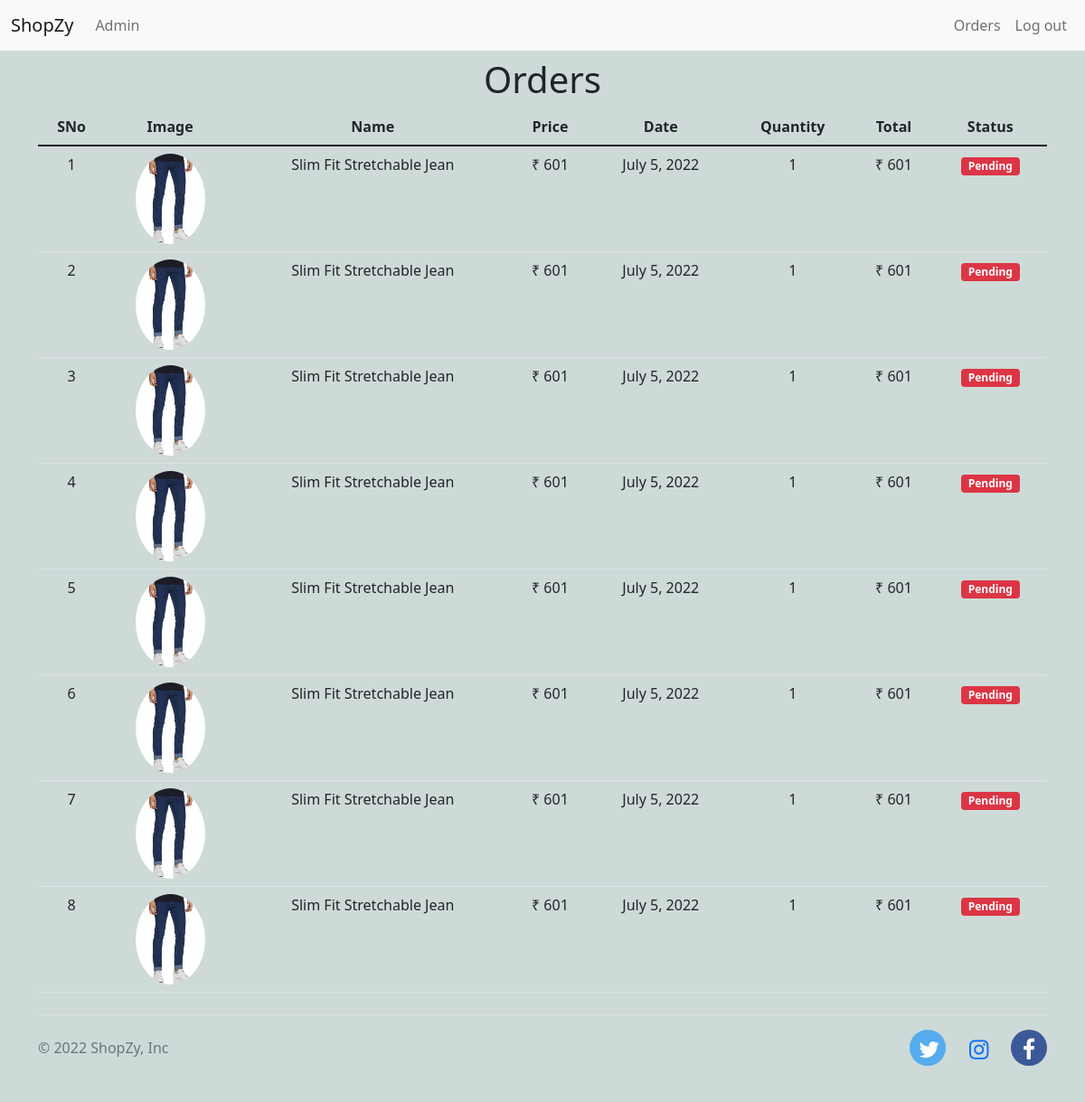
The page /orders/ (signed in) on the database its author committed.
### Shop/models/order.py (models this page shows, shortened)
class Order(models.Model):
    product = models.ForeignKey(Product, on_delete = models.CASCADE)
    customer = models.ForeignKey(Customer, on_delete = models.CASCADE)
    quantity = models.IntegerField(default=1)
    price = models.IntegerField(default=100)
    address = models.CharField(max_length=50, blank=True)
    mobile = models.CharField(max_length=10, blank=True)
    date = models.DateField(default=datetime.datetime.today)
    status = models.ForeignKey(Status,default=Status(1), on_delete=models.CASCADE)
    @staticmethod
    def get_order_by_customer(customerId):
        return Order.objects.filter(customer = customerId)

### Shop/models/product.py (models this page shows, shortened)
class Product(models.Model) :
    name = models.CharField(max_length = 25)
    price = models.IntegerField(default = 100)
    category = models.ForeignKey(Category, on_delete = models.CASCADE)
    description = models.CharField(max_length = 50)
    image = models.ImageField(upload_to = 'Uploads/images')

### Shop/models/status.py (models this page shows)
class Status (models.Model):
    status = models.CharField(max_length=15)

### Shop/middleware/auth.py (the view)
    def middleware(request):
        returnUrl = request.META['PATH_INFO']
        if not request.session.get('customerId'):
            return redirect(f'/login?returnUrl={returnUrl}')
        response = get_response(request)
        return response

### Shop/templatetags/custom_filter.py (called while the page is built)
@register.filter(name="currency")
def currency(price):
    return "₹ " + str(price)

@register.filter(name="total_val")
def total_val(qty, price):
    return qty * price

@register.filter(name="colour")
def colour(status):
    if status == 'Pending':
        return 'danger'
    elif status == 'Order Placed':
        return 'warning'
    elif status == 'Shipped':
        return 'secondary'
    elif status == 'On the Way':
        return 'info'
    elif status == 'Delivered Soon':
        return 'primary'
    elif status == 'Delivered':
        return 'success'

### Shop/views/order.py (called while the page is built)
    def get(self, request):
        customerId = request.session.get("customerId")
        order = Order.get_order_by_customer(customerId)
        orders = {'orders' : order}
        return render(request, 'orders.html',orders)

### Shop/templates/orders.html (shortened to what this page needs)
{% extends 'base.html' %}
{% load cart_qty %}
{% load custom_filter %}
{% block content %}
<h1 style="text-align: center;" class="m-2">Orders</h1>
<div class="container">
    <table class="table">
        <thead>
            <tr>
                <th>SNo</th>
                <th>Image</th>
                <th>Name</th>
                <th>Price</th>
                <th>Date</th>
                <th>Quantity</th>
                <th>Total</th>
                <th>Status</th>
            </tr>
        </thead>
        <tbody>
            {% if orders %}
            {% for order in orders %}
            <tr>
                <td>{{forloop.counter}}</td>
                <td width="auto"><img class="rounded-circle" src="{{order.product.image.url}}" alt="img" height="100px">
                </td>
                <td scope="row">{{order.product.name}}</td>
                <td>{{order.price|currency}}</td>
                <td>{{order.date}}</td>
                <td>{{order.quantity}}</td>
                <td>{{order.quantity|total_val:order.product.price|currency}}</td>
                <td>
                    <span class="badge btn-{{order.status.status|colour}}">{{order.status.status}}
                    </span>
                </td>
            </tr>
            {% endfor %}
            {% else %}
            <tr>
                <td colspan="5" id="nothing">You have no Orders.</td>
            </tr>
            {% endif %}
        </tbody>
    </table>
</div>
{% endblock %}

### Shop/templates/base.html (style rules this page uses)
body { background-color: rgb(206, 218, 215) }

### Shop/templates/orders.html (style rules this page uses)
th { text-align: center; }
td { padding-top: auto; text-align: center; height: auto; width: auto; }

### rows shown on the page
Order: product.image (picture), product.name "Slim Fit Stretchable Jean", price "₹ 601", date "July 5, 2022", quantity "1", quantity|total_val "₹ 601", status.status "Pending"
Order: product.image (picture), product.name "Slim Fit Stretchable Jean", price "₹ 601", date "July 5, 2022", quantity "1", quantity|total_val "₹ 601", status.status "Pending"
Order: product.image (picture), product.name "Slim Fit Stretchable Jean", price "₹ 601", date "July 5, 2022", quantity "1", quantity|total_val "₹ 601", status.status "Pending"
Order: product.image (picture), product.name "Slim Fit Stretchable Jean", price "₹ 601", date "July 5, 2022", quantity "1", quantity|total_val "₹ 601", status.status "Pending"
Order: product.image (picture), product.name "Slim Fit Stretchable Jean", price "₹ 601", date "July 5, 2022", quantity "1", quantity|total_val "₹ 601", status.status "Pending"
Order: product.image (picture), product.name "Slim Fit Stretchable Jean", price "₹ 601", date "July 5, 2022", quantity "1", quantity|total_val "₹ 601", status.status "Pending"
Order: product.image (picture), product.name "Slim Fit Stretchable Jean", price "₹ 601", date "July 5, 2022", quantity "1", quantity|total_val "₹ 601", status.status "Pending"
Order: product.image (picture), product.name "Slim Fit Stretchable Jean", price "₹ 601", date "July 5, 2022", quantity "1", quantity|total_val "₹ 601", status.status "Pending"
